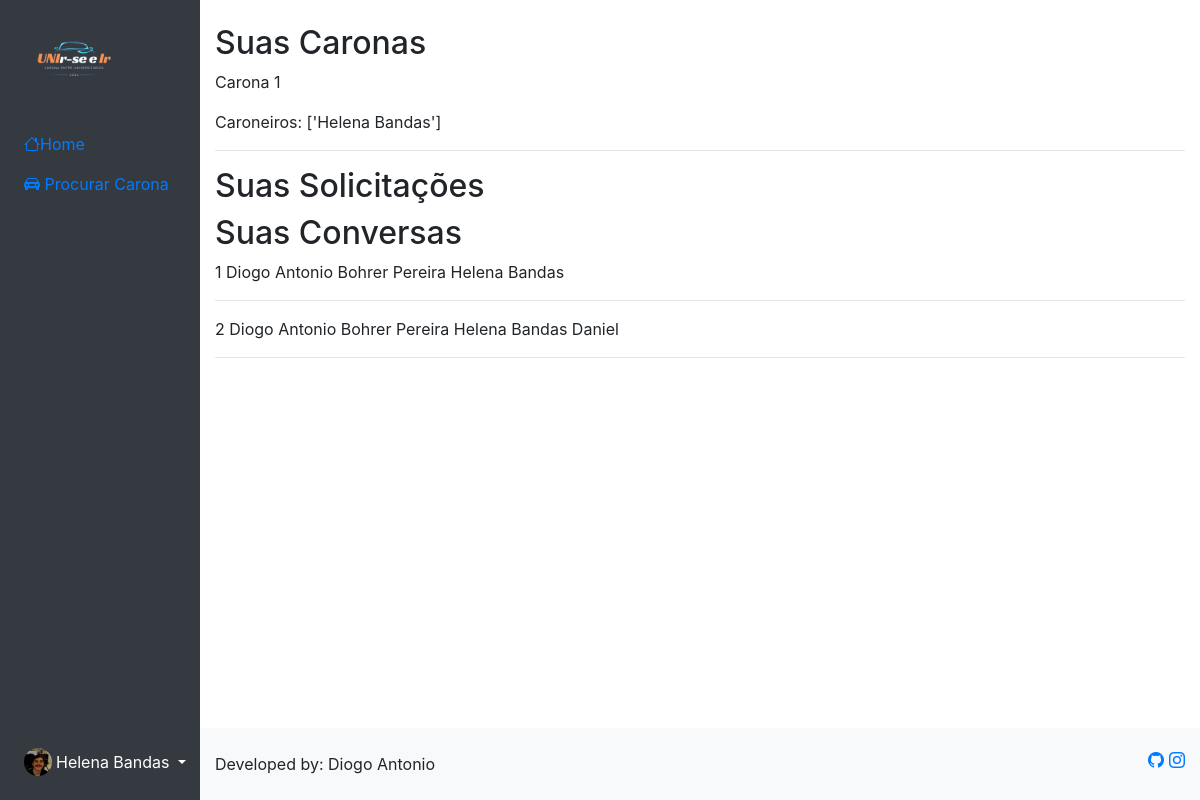
/ (signed in), run on the app's committed database.
### core/models.py (models this page shows, shortened)
class Carona(models.Model):
    motorista = models.ForeignKey(
        Motorista, related_name="Motorista", on_delete=models.CASCADE
    )
    tipo = models.CharField(
        choices=Automovel.choices,
        max_length=50,
    )
    vagas = models.IntegerField(default=0)
    limite_vagas = models.IntegerField(default=0)
    caroneiros = models.ManyToManyField(
        Caroneiro,
        verbose_name="Alunos que estão pegando carona",
        blank=True,
        null=True,
    )
    combinados = models.ManyToManyField(
        Combinado,
        verbose_name="Dias e horarios de idas conjuntas dos motoristas e caroneiros",
        blank=True,
        null=True,
    )
    ativa = models.BooleanField(default=True)
    def get_caroneiros_nomes(self, template=False):
        caroneiros = list(self.caroneiros.all().values_list("nome", flat=True))
        if template:
            return "o caroneiro ".join(caroneiros) + "."
        else:
            return caroneiros

### config/models.py (models this page shows, shortened)
class Conversa(models.Model):
    mensagens = models.ManyToManyField(
        Mensagem,
        blank=True,
    )
    membros = models.ManyToManyField(User)
    conexoes = models.ManyToManyField(
        Conexao,
        blank=True,
    )

### core/views.py (the view)
# urls.py: path("", home_view, name="home"),
@login_required
def home_view(request):
    if request.user.tipo_ativo == "motorista":
        caronas_ativas_do_usuario = Carona.objects.filter(
            motorista__user=request.user,
            ativa=True,
        )
    else:
        voce = Caroneiro.objects.filter(
            user=request.user,
        ).first()
        caronas_ativas_do_usuario = Carona.objects.filter(
            ativa=True,
            caroneiros=voce,
        )
    solicitacoes = request.user.verificar_solicitacoes()
    conversas = Conversa.objects.filter(
        membros=request.user,
    )
    return render(
        request,
        "home.html",
        {
            "conversas": conversas,
            "solicitacoes": solicitacoes,
            "caronas": caronas_ativas_do_usuario,
        },
    )

### core/models.py (called while the page is built)
def verificar_solicitacoes(self):
    solicitacoes = (
        Solicitacao.objects.filter(
            models.Q(enviado_por=self) | models.Q(enviado_para=self)
        )
        .distinct()
        .order_by("enviado_em")
    )
    return solicitacoes

### core/templates/home.html (shortened to what this page needs)
{% extends 'header.html' %}
{% block content %}
<h2>Suas Caronas</h2>
<div class="caronas">
    {% if caronas %}
        {% for carona in caronas %}
            <div class="carona">
                <p> Carona {{ carona.id }}</p>
                <p> Caroneiros: {{ carona.get_caroneiros_nomes }} </p>
                <hr>
            </div>
        {% endfor %}
    {% endif %}
</div>
<h2>Suas Solicitações</h2>
<h2>Suas Conversas</h2>
<div class="conversas">
    {% for conversa in conversas %}
        <div class="conversa">
            {{ conversa.id }}
            {% for membro in conversa.membros.all %}
                {{ membro.first_name }}
            {% endfor %}
            <hr>
        </div>
    {% endfor %}
</div>
{% endblock %}

### core/templates/header.html (shortened to what this page needs)
{% include 'base.html' %}
{% load static %}
<div class="container-fluid overflow-hidden">
    <div class="row vh-100 overflow-auto">
        <div class="col-12 col-sm-3 col-xl-2 px-sm-2 px-0 bg-dark d-flex sticky-top">
            <div class="d-flex flex-sm-column flex-row flex-grow-1 align-items-center align-items-sm-start px-3 pt-2 text-white">
                <a href="/"
                   class="d-flex align-items-center pb-sm-3 mb-md-0 me-md-auto text-white text-decoration-none">
                    <span class="fs-5"><img src="{% static 'unirseeir.png' %}" alt="Logo Unirseir"
                                            style="padding-left:0; max-width: 100px; max-height: 100px;"/></span>
                </a>
                <ul class="nav nav-pills flex-sm-column flex-row flex-nowrap flex-shrink-1 flex-sm-grow-0 flex-grow-1 mb-sm-auto mb-0 justify-content-center align-items-center align-items-sm-start"
                    id="menu">
                    <li class="nav-item">
                        <a href="{% url 'home' %}" class="nav-link px-sm-0 px-2">
                            <i class="fs-5 bi-house"></i><span class="ms-1 d-none d-sm-inline">Home</span>
                        </a>
                    </li>
                    <li>
                        {% if request.user.tipo_ativo == 'motorista' %}
                            <a href="{% url 'findCaroneiro' %}" class="nav-link px-sm-0 px-2">
                        {% else %}
                            <a href="{% url 'findCarona' %}" class="nav-link px-sm-0 px-2">
                        {% endif %}
                        <i class="fs-5
                                {% if request.user.tipo_ativo == 'motorista' %}
                                    bi bi-people-fill
                                {% else %}
                                    bi bi-car-front-fill
                                {% endif %}
                            ">
                        </i><span class="ms-1 d-none d-sm-inline">
                                {% if request.user.tipo_ativo == 'motorista' %}
                                    Procurar Caroneiros
                                {% else %}
                                    Procurar Carona
                                {% endif %}
                            </span>
                        </a>
                    </li>
                </ul>
                <div class="dropdown py-sm-4 mt-sm-auto ms-auto ms-sm-0 flex-shrink-1">
                    <a href="#" class="d-flex align-items-center text-white text-decoration-none dropdown-toggle"
                       id="dropdownUser1" data-bs-toggle="dropdown" aria-expanded="false">
                        <img src="{% static 'diogo.png' %}" alt="hugenerd" width="28" height="28" class="rounded-circle">
                        <span class="d-none d-sm-inline mx-1">{{ request.user.first_name }}</span>
                    </a>
                </div>
            </div>
        </div>
        <div class="col d-flex flex-column h-sm-100">
            <main class="row overflow-auto">
                <div class="col pt-4">
                    {% block content %}
                    {% endblock %}
                </div>
            </main>
            <footer class="row bg-light py-4 mt-auto">
                <div class="col ms-1">
                    Developed by: Diogo Antonio
                </div>
                <div class="col d-flex justify-content-end">
                    <a href="https://www.github.com/Bohredd/" style="text-decoration: none" target="_blank"> <i
                            class="bi bi-github"
                            style="margin-right: 5px"> </i></a>
                    <a href="https://www.instagram.com/ehodiogo" style="text-decoration: none" target="_blank"><i
                            class="bi bi-instagram"></i> </a>
                </div>
            </footer>
        </div>
    </div>
</div>

### data on the page
Carona: id "1", get_caroneiros_nomes "['Helena Bandas']"
Conversa: id "1"
Conversa: id "2"

### other printed values
{{ request.user.first_name }} "Helena Bandas"
{{ membro.first_name }} "Diogo Antonio Bohrer Pereira"
{{ membro.first_name }} "Helena Bandas"
{{ membro.first_name }} "Daniel"
